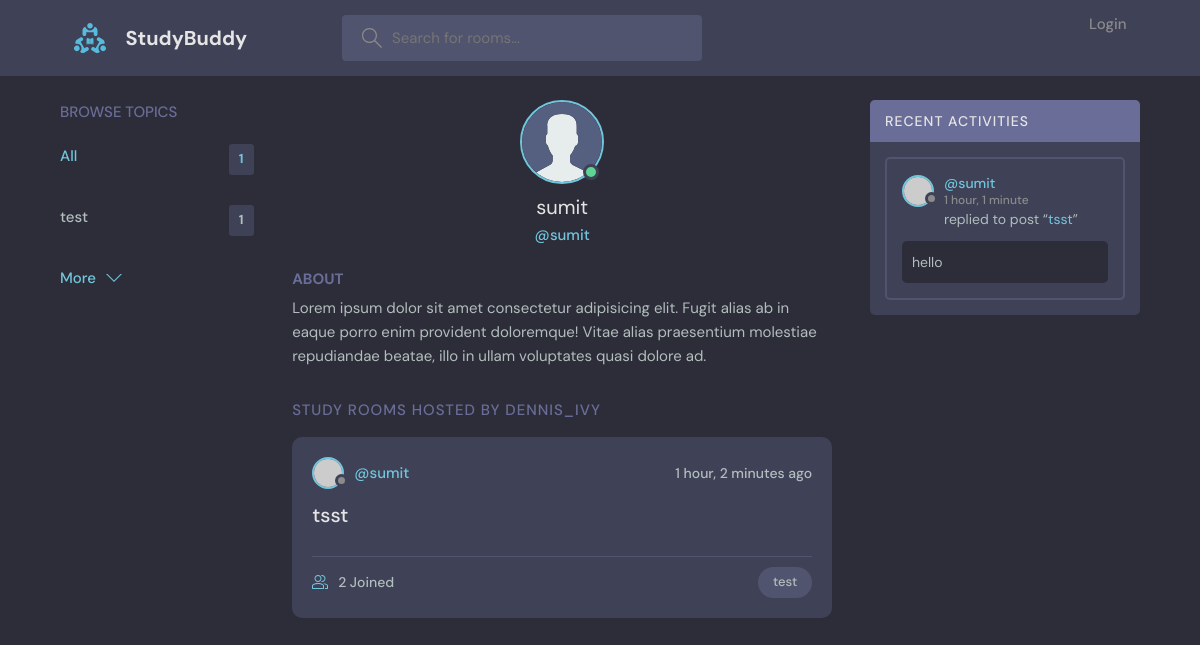
Page /profile/1/ on the committed database.
### base/models.py (models this page shows, shortened)
class Topic(models.Model):
    name = models.CharField(max_length = 200)

class Room(models.Model):
    host = models.ForeignKey(User, on_delete = models.SET_NULL, null = True)
    topic = models.ForeignKey(Topic, on_delete = models.SET_NULL, null = True)
    name = models.CharField(max_length = 200)
    description = models.TextField(null = True, blank = True)
    participants = models.ManyToManyField(User, related_name = 'participants', blank = True)
    updated = models.DateTimeField(auto_now = True)
    created = models.DateTimeField(auto_now_add = True)
    class Meta:
        ordering = ['-updated', '-created']
    def __str__(self):
        return str(self.name)

class Message(models.Model):
    user = models.ForeignKey(User, on_delete = models.CASCADE)
    room = models.ForeignKey(Room, on_delete = models.CASCADE)
    body = models.TextField()
    updated = models.DateTimeField(auto_now = True)
    created = models.DateTimeField(auto_now_add = True)
    class Meta:
        ordering = ['-updated', '-created']

### base/views.py (the view)
# urls.py: path('profile/<str:pk>/', views.userProfile, name = "user-profile"),
def userProfile(request, pk):
    user = User.objects.get(id=pk)
    rooms = user.room_set.all()
    room_messages = user.message_set.all()
    topics = Topic.objects.all()
    context = {'user': user, 'rooms': rooms, 'room_messages': room_messages, 'topics': topics}
    return render(request, 'base/profile.html', context)

### base/templates/base/profile.html (shortened to what this page needs)
{% extends 'main.html' %}
{% load static %}
{% block content %}
<main class="profile-page layout layout--3">
  <div class="container">
    {% include 'base/topics_components.html' %}
    <div class="roomList">
      <div class="profile">
        <div class="profile__avatar">
          <div class="avatar avatar--large active">
            <img src="{% static 'images/avatar.svg' %}" />
          </div>
        </div>
        <div class="profile__info">
          <h3>{{user.username}}</h3>
          <p>@{{user.username}}</p>
        </div>
        <div class="profile__about">
          <h3>About</h3>
          <p>
            Lorem ipsum dolor sit amet consectetur adipisicing elit. Fugit alias ab in eaque porro enim provident doloremque! Vitae alias praesentium molestiae repudiandae beatae, illo in ullam voluptates quasi dolore ad.
          </p>
        </div>
      </div>
      <div class="roomList__header">
        <div>
          <h2>Study Rooms Hosted by dennis_ivy</a>
          </h2>
        </div>
      </div>
      {% include 'base/feed_components.html' %}
    </div>
    {% include 'base/activity_components.html' %}
  </div>
</main>
{% endblock content %}

### base/templates/base/topics_components.html
<div class="topics">
    <div class="topics__header">
      <h2>Browse Topics</h2>
    </div>
    <ul class="topics__list">
      <li>
        <a href="{% url 'Home' %}" class="active">All <span>{{topics.count}}</span></a>
      </li>
      <li>
        {% for topic in topics %}
            <a href="{% url 'Home' %}?q={{topic.name}}">{{topic.name}}<span>{{topic.room_set.all.count}}</span></a>
        {% endfor %}
    </ul>
    <a class="btn btn--link" href="{% url 'topics' %}">
      More
      <svg version="1.1" xmlns="http://www.w3.org/2000/svg" width="32" height="32" viewBox="0 0 32 32">
        <title>chevron-down</title>
        <path d="M16 21l-13-13h-3l16 16 16-16h-3l-13 13z"></path>
      </svg>
    </a>
  </div>

### base/templates/base/feed_components.html (shortened to what this page needs)
{% for room in rooms %}
    <div class="roomListRoom">
    <div class="roomListRoom__header">
      <a href="{% url 'user-profile' room.host.id %}" class="roomListRoom__author">
        <div class="avatar avatar--small">
          <img src="https://randomuser.me/api/portraits/women/11.jpg" />
        </div>
        <span>@{{room.host.username}}</span>
      </a>
      <div class="roomListRoom__actions">
        <span>{{room.created|timesince}} ago</span>
      </div>
    </div>
    <div class="roomListRoom__content">
      <a href="{% url 'room' room.id %}">{{room.name}}</a>
    </div>
    <div class="roomListRoom__meta">
      <a href="{% url 'room' room.id %}" class="roomListRoom__joined">
        {{room.participants.all.count}} Joined
      </a>
      <p class="roomListRoom__topic">{{room.topic.name}}</p>
    </div>
    </div>
{% endfor %}

### base/templates/base/activity_components.html (shortened to what this page needs)
<div class="activities">
    <div class="activities__header">
      <h2>Recent Activities</h2>
    </div>
    {% for message in room_messages %}
        <div class="activities__box">
        <div class="activities__boxHeader roomListRoom__header">
            <a href="{% url 'user-profile' user.id %}" class="roomListRoom__author">
            <div class="avatar avatar--small">
                <img src="https://randomuser.me/api/portraits/women/11.jpg" />
            </div>
            <p>
                @{{message.user}}
                <span>{{message.created|timesince}} </span>
            </p>
            </a>
        </div>
        <div class="activities__boxContent">
            <p>replied to post “<a href="{% url 'room' message.room.id %}">{{message.room}}</a>”</p>
            <div class="activities__boxRoomContent">
                {{message.body}}
            </div>
        </div>
        </div>
    {% endfor %}
  </div>

### rows in the picture
Topic: name "test", room_set.all.count "1"
Room: host.username "sumit", created "1 hour, 2 minutes", name "tsst", participants.all.count "2", topic.name "test"
Message: user "sumit", created "1 hour, 1 minute", room "tsst", body "hello"

### other values in the picture
{{ topics.count }} "1"
{{ user.username }} "sumit"
